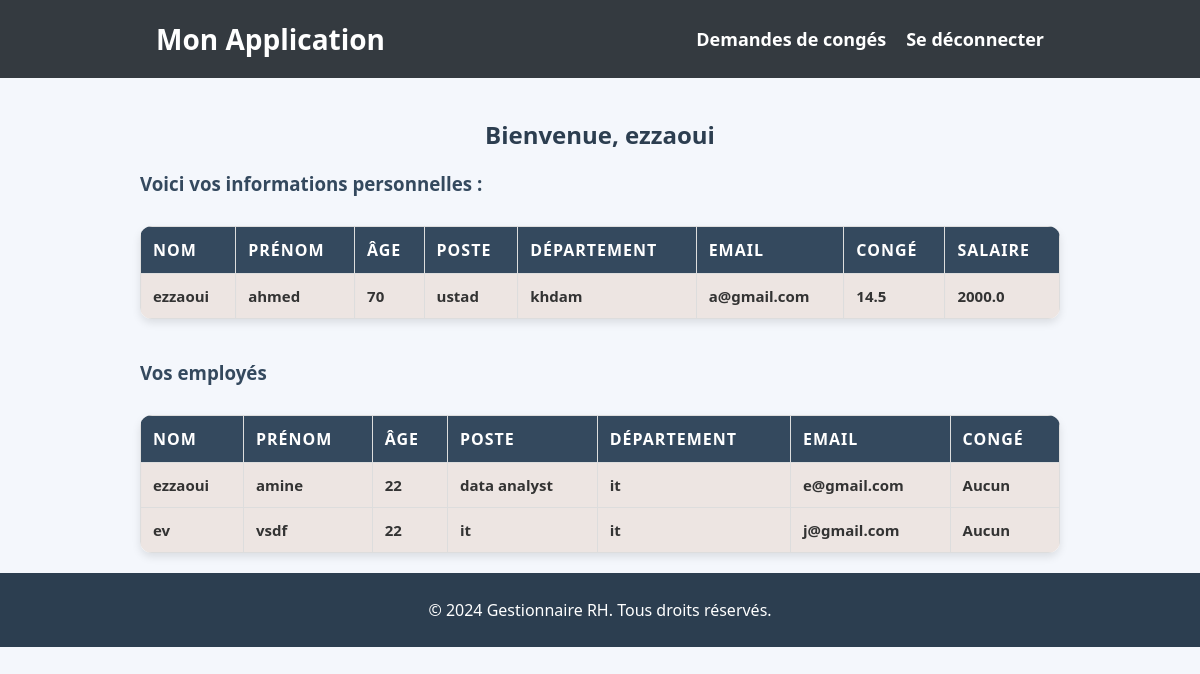
Page /manager_dashboard (signed in) on the earlier database version.
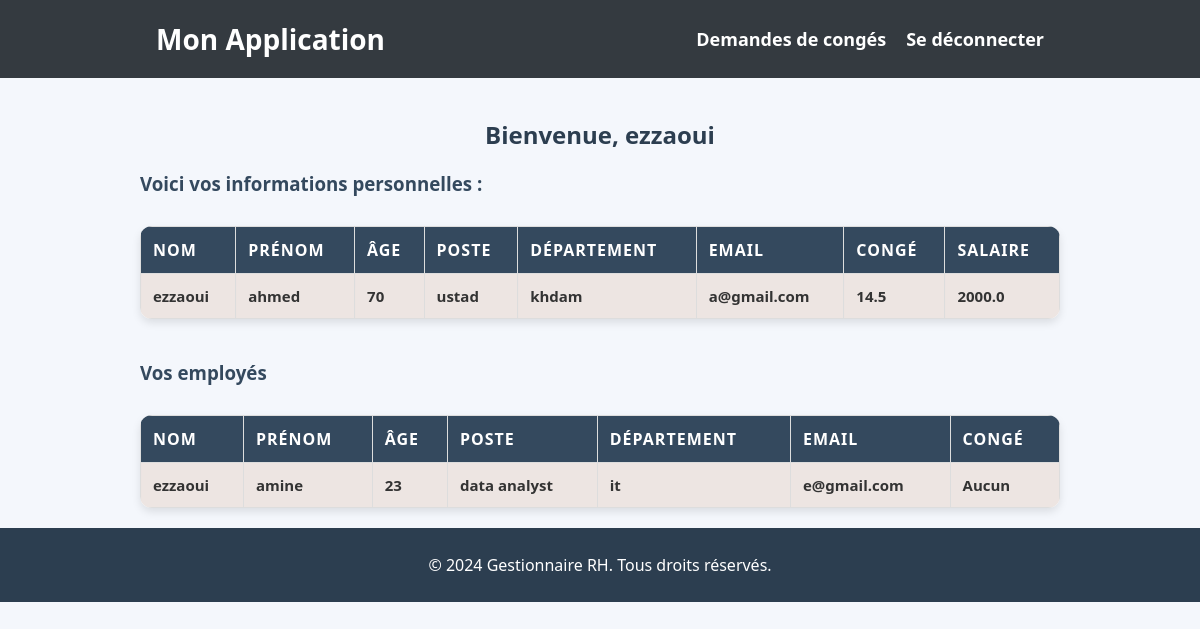
Same page on the later database version.
### tables this page shows
CREATE TABLE users(
                    id INTEGER PRIMARY KEY AUTOINCREMENT,
                    nom TEXT , 
                    prenom TEXT, 
                    age INT , 
                    poste TEXT,
                    departement TEXT, 
                    email type UNIQUE, 
                    mot_de_passe TEXT,
                    conge FLOAT,
                    salaire FLOAT,
                    dernier_mois_maj TEXT,
                    role TEXT);

### app.py (the view)
@app.route('/manager_dashboard')
def manager_dashboard():
    if 'role' not in session or session['role'] != 'manager':
        return redirect(url_for('login'))
    manager_id = session['user_id']  # Récupérez l'ID du manager depuis la session
    connexion = connect_db()
    curseur = connexion.cursor()
    curseur.execute("""
        SELECT nom, prenom, age, poste, departement, email, conge, salaire
        FROM users
        WHERE id = ?
    """, (manager_id,))
    manager_info = curseur.fetchone()
    if not manager_info:
        return "Erreur: Aucune information pour ce manager."
    curseur.execute("""
        SELECT u.id, u.nom, u.prenom, u.age, u.poste, u.departement, u.email,
               (CASE WHEN EXISTS (
                   SELECT 1 FROM conges WHERE conges.email = u.email AND conges.statut = 'en attente'
               ) THEN 1 ELSE 0 END) AS conge_demande
        FROM users u
        JOIN managers m ON m.id_employe = u.id
        WHERE m.id_manager = ?
    """, (manager_id,))
    employees = curseur.fetchall()
    connexion.close()
    return render_template('manager_menu.html', manager=manager_info, employees=employees)

### db_setup.py (called while the page is built)
def connect_db():
    connexion = sqlite3.connect("rh_data.db")
    connexion.row_factory = sqlite3.Row  # Pour permettre l'accès par nom aux colonnes
    return connexion

### templates/manager_menu.html (shortened to what this page needs)
<!DOCTYPE html>
<html lang="fr">
<head>
    <link rel="stylesheet" href="{{ url_for('static', filename='styles.css') }}">
</head>
<body>
    <header>
        <div class="container">
            <div class="logo">
                <h1>Mon Application</h1>
            </div>
            <nav>
                <ul>
                    <li><a href="{{ url_for('demandes_conges_manager') }}">Demandes de congés</a></li>
                    <li><a href="{{ url_for('logout') }}">Se déconnecter</a></li>
                </ul>
            </nav>
        </div>
    </header>
    <main>
        <div class="container">
            <h2>Bienvenue, {{ manager.nom }}</h2>
            <h3>Voici vos informations personnelles :</h3>
            <table>
                <thead>
                    <tr>
                        <th>Nom</th>
                        <th>Prénom</th>
                        <th>Âge</th>
                        <th>Poste</th>
                        <th>Département</th>
                        <th>Email</th>
                        <th>Congé</th>
                        <th>Salaire</th>
                    </tr>
                </thead>
                <tbody>
                    <tr>
                        <td>{{ manager.nom }}</td>
                        <td>{{ manager.prenom }}</td>
                        <td>{{ manager.age }}</td>
                        <td>{{ manager.poste }}</td>
                        <td>{{ manager.departement }}</td>
                        <td>{{ manager.email }}</td>
                        <td>{{ manager.conge }}</td>
                        <td>{{ manager.salaire }}</td>
                    </tr>
                </tbody>
            </table>
            <br>
            <h3>Vos employés</h3>
            <table>
                <thead>
                    <tr>
                        <th>Nom</th>
                        <th>Prénom</th>
                        <th>Âge</th>
                        <th>Poste</th>
                        <th>Département</th>
                        <th>Email</th>
                        <th>Congé</th>
                    </tr>
                </thead>
                <tbody>
                    {% for emp in employees %}
                    <tr>
                        <td>{{ emp.nom }}</td>
                        <td>{{ emp.prenom }}</td>
                        <td>{{ emp.age }}</td>
                        <td>{{ emp.poste }}</td>
                        <td>{{ emp.departement }}</td>
                        <td>{{ emp.email }}</td>
                        <td>
                            {% if emp.conge_demande %}
                                <span class="alert">Demande en attente</span>
                            {% else %}
                                Aucun
                            {% endif %}
                        </td>
                    </tr>
                    {% endfor %}
                </tbody>
            </table>
        </div>
    </main>
    <footer>
        <p>&copy; 2024 Gestionnaire RH. Tous droits réservés.</p>
    </footer>
</body>
</html>

Differences in the rows shown:
no longer on this page (row edited): users: nom "ev", prenom "vsdf", age "22", poste "it", departement "it", email "j@gmail.com"
changed users "amine": age "22" → "23"
